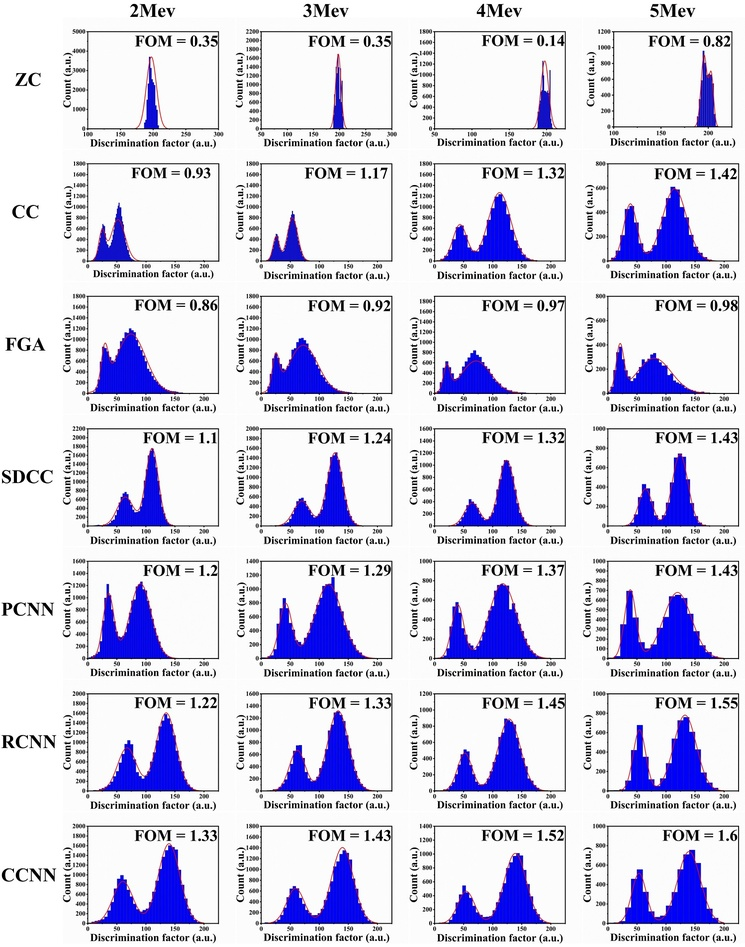
%> input picture Discrimination of neutron and gamma-rays based on brain-like neural networks/psd_comparison.jpg, 745 x 947 px, shrunk from 1498 x 1904 before the run
$ octave --eval "result = RCNN_exam(rgb2gray(imread('../../psd_comparison.jpg')));"   (GNU Octave 9; MATLAB toolbox functions it lacks are replaced by stand-ins)
%> lines starting %> are read from the running program, lines starting %| are printed output that depends on the picture; in (x1, y1, x2, y2) boxes, pixels count from 0 and x2, y2 are one past the last pixel; in counts of white or black regions, pixels touching at a corner belong together; the program's own positions count from 1
### Discrimination of neutron and gamma-rays based on brain-like neural networks/matlabdataset/Discrimination RCNN/rand_matrix.m
function  D = rand_matrix(d,P,flag,sigma)
% d is dimension; P is probability; flag is matrix type; miu, sigma, and pho are parameters of two dimensional normal distribution
D = ones(d,d);
   if(flag == 'norm') %%
        D = fspecial('gaussian',d,sigma);
        S = 1/D((d+1)/2,(d+1)/2);
        D = D.*S;
        D= rand(d)<(D);
   else
        D = rand(d)<(D.*P);
   end

end

### Discrimination of neutron and gamma-rays based on brain-like neural networks/matlabdataset/Discrimination RCNN/RCNN_exam.m
function YY = RCNN_exam(I)
S = im2double(I);
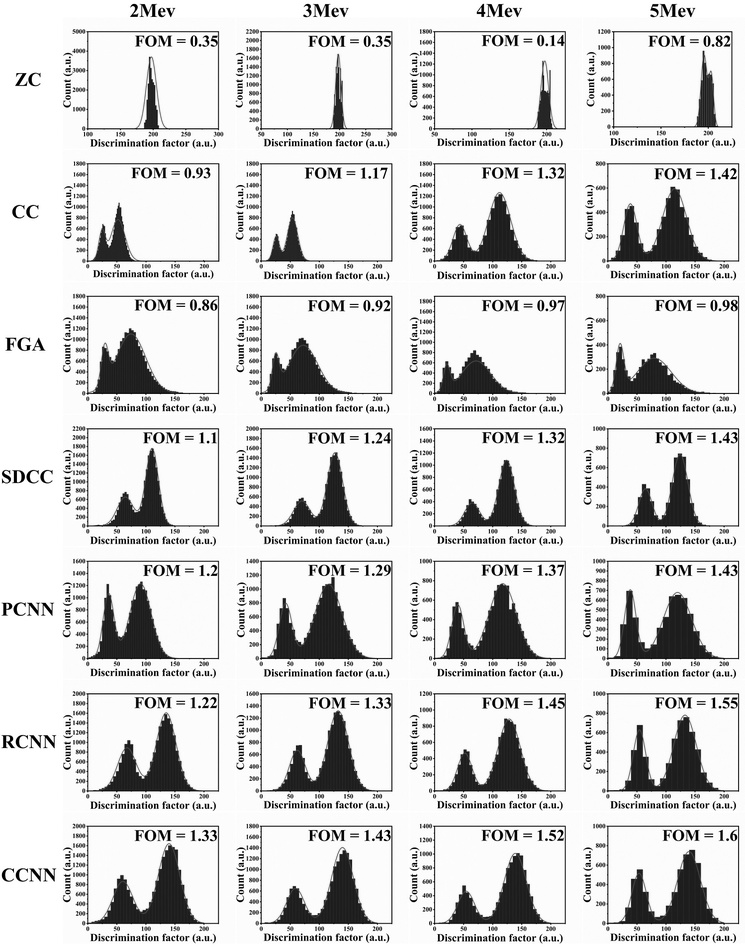
%> S: size 947x745 double; min 0, max 1, mean 0.852
[m,n]=size(S);YY=zeros(m,n);
%> after `[m,n]=size(S)`: m = 947; n = 745
U=YY;
E=YY+1;Y=YY;
B = 0.65;
V=1;
aT = 0.19;
vT =0.13;
aF=0.1;
t = 146;
d = 9;

% [7 lines of commented-out code are left out]
sigma1 = 4;sigma2 = 6;
W_default=fspecial('gaussian',d,sigma1);
W_default((d+1)/2,(d+1)/2)=0;
% Proceso iterativo
for i = 1:t
    W = W_default.*rand_matrix(d,0.1,'norm',sigma2);
    L = conv2(Y,W,'same');
    U = U.*exp(-aF) + S.*(1+V*B*L);
    Y = im2double(U>E);
    E = exp(-aT)*E + vT*Y;
    YY = YY+Y;
end
%> this loop made 146 passes
%> pass 2, in RCNN_exam, `Y = im2double(U>E);`:
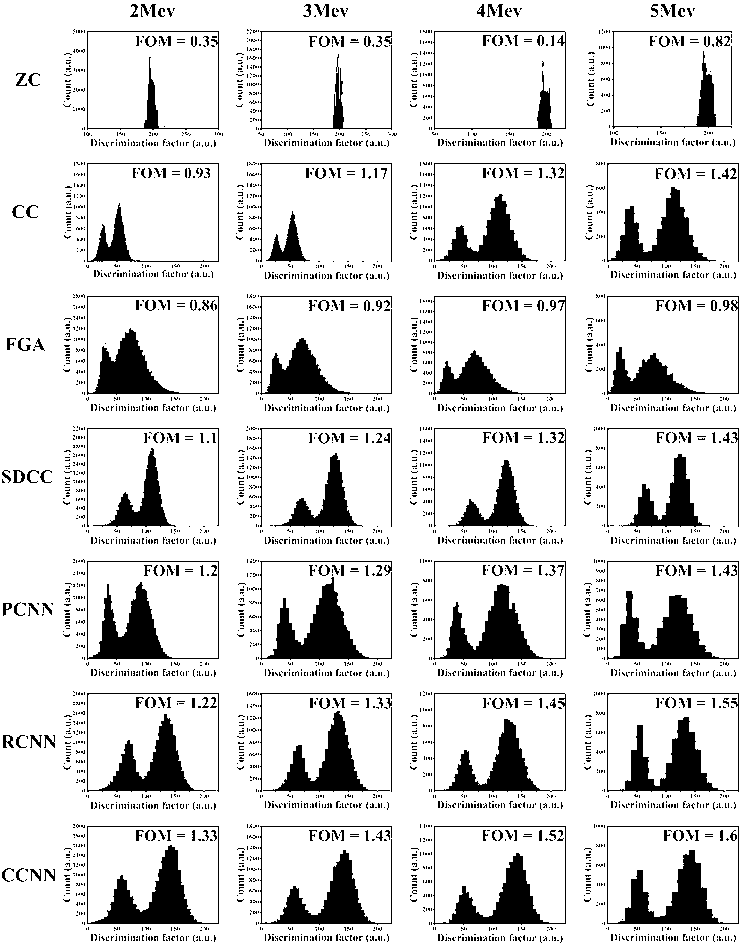
%> Y: size 947x745 double; values 0 (black) and 1 (white), 86.2% white; 3652 black regions (3377 under 20 px), largest, box (x1, y1, x2, y2) and area: (260, 561, 392, 660) 3949, (433, 561, 566, 660) 3720, (607, 561, 739, 660) 3679
%> after the loop:
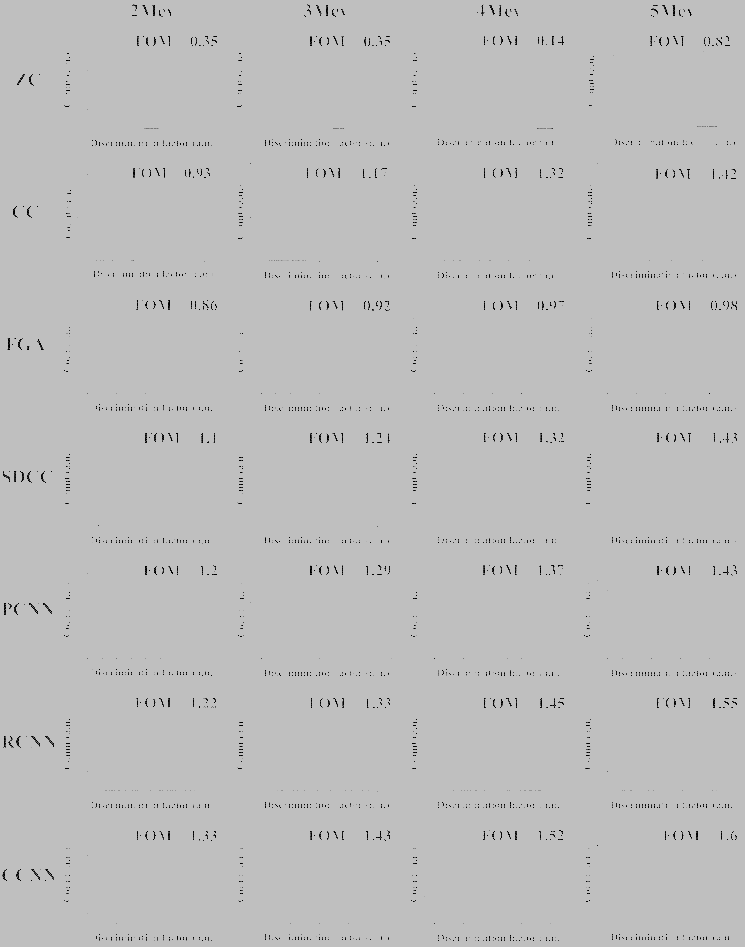
%> E: size 947x745 double; min 8.97e-13, max 0.751, mean 0.745
%> after the loop:
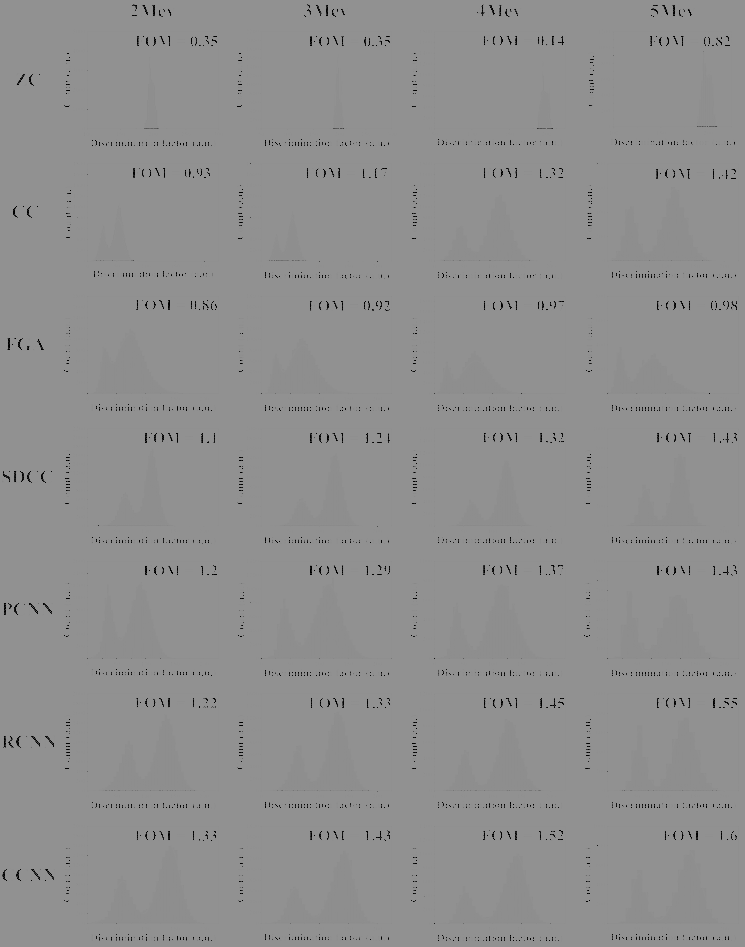
%> YY: size 947x745 double; min 0, max 145, mean 143.4
